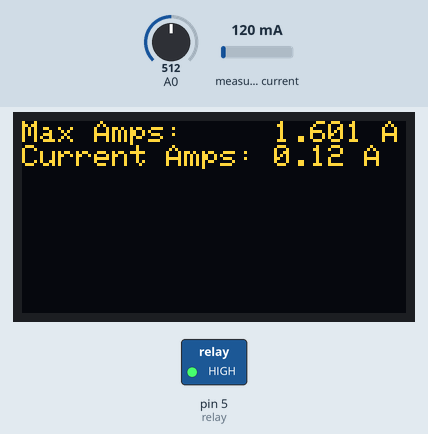
Bench run of a sketch on a simulated Arduino Uno, built with avr-gcc and run on an emulated ATmega328P. On the bench: 128×64 one-colour display, switched loads named in the sketch (green lamp = pin HIGH). The inputs (shaded band) are chosen by the test bench; at power-on: measured current 120 mA, A0 = 512. The OLED is the two-colour kind (top 16 rows yellow); the display library's start-up logo is not drawn.

Above: at 3.2 s.
3.3 s: measured current set to 1565 mA
At 4.0 s:
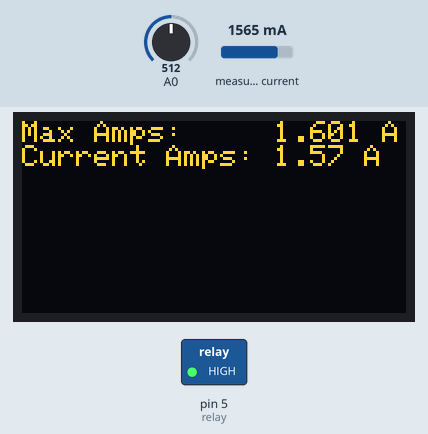
4.8 s: measured current set to 1629 mA
At 5.4 s:
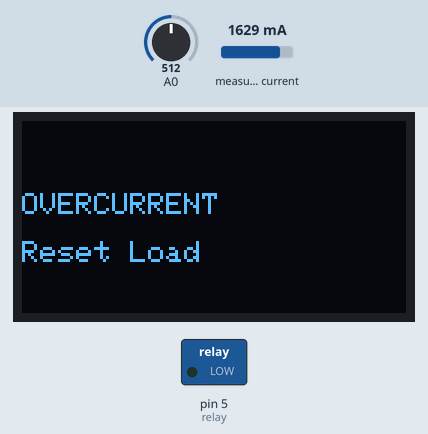
At 54.91 s:
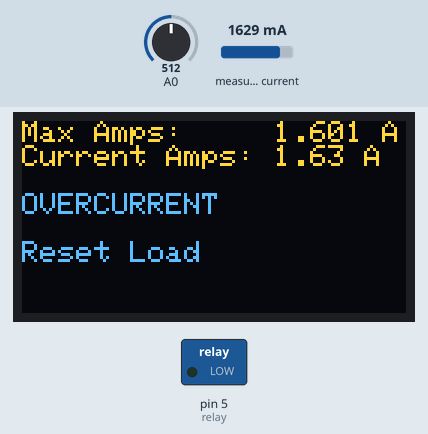
Timing chart, 0 to 56.4 s (numbered marks = the images above; inputs shaded):
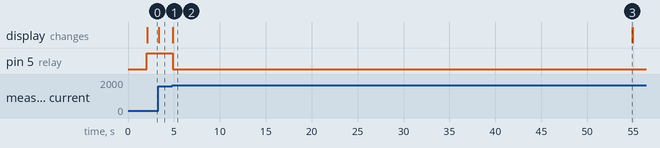

The sketch:

arduino_current_control.ino
```cpp
/*
 * Arduino Current Control
 *
 * learnelectronics
 * 08 MAR 2017
 *
 * www.youtube.com/c/learnelectronics
 * arduino0169@gmail.com
 */


//-------------------------------------------------------------------------------------------------------
//                                             LIBRARIES
//-------------------------------------------------------------------------------------------------------
#include <Wire.h>                                     //for I2C comms with OLED & INA219
#include <Adafruit_SSD1306.h>                         //for OLED Screen
#include <INA219.h>


//-------------------------------------------------------------------------------------------------------
//                                               DEFINES
//-------------------------------------------------------------------------------------------------------
#define OLED_RESET 4                                  //reset pin for OLED not used
#define relay      5                                  //relay on digital 5


//-------------------------------------------------------------------------------------------------------
//                                          LIBRARY OBJECTS
//-------------------------------------------------------------------------------------------------------
Adafruit_SSD1306 display(OLED_RESET);                 //create instance of oled called display
INA219 monitor;                                       //create instance of ina219 called monitor


//-------------------------------------------------------------------------------------------------------
//                                            VARIABLES
//-------------------------------------------------------------------------------------------------------
int pot = 0.000;                                      //to store analog read of pot on A0
float iMax = 0.000;                                   //pot mapped value
float iSet = 0;                                       //iMax in milliAmps
float iNow = 0;                                       //the current curent (lol)

//-------------------------------------------------------------------------------------------------------
//                                                SETUP
//-------------------------------------------------------------------------------------------------------

void setup()   {
  Serial.begin(9600);                                 //serial comms for debug
  display.begin(SSD1306_SWITCHCAPVCC, 0x3C);          //begin oled @ hex addy 0x3C
  monitor.begin();                                    //begin monitor
  display.display();                                  //prepare oled
  delay(2000);
  display.clearDisplay();
  pinMode(relay,OUTPUT);                              //set relay as output
  digitalWrite(relay,HIGH);                           //turn on relay


}

//-------------------------------------------------------------------------------------------------------
//                                             MAIN LOOP
//-------------------------------------------------------------------------------------------------------
void loop() {

  pot = analogRead(A0);                               //read A0
  iMax = map(pot,0,1023,0,3200);                      //map A0 to 3200 (ina219 max I = 3.2A)
  iSet = iMax/1000;                                   //store maxamps in milliamps
  iNow = (monitor.shuntCurrent());                    //get current current

  /*
   *
   *                                                  //for debugging
  Serial.print("iSet ");
  Serial.println(iSet);
  Serial.print("iNow ");
  Serial.println(iNow);
  Serial.print("cut ");
  Serial.println(cut);
*/


  display.setTextSize(1);                            //set text size
  display.setTextColor(WHITE);                       //set text color
  display.setCursor(0,0);                            //cursr to upper left
  display.print("Max Amps:     ");                   //print title to buffer
  display.print(iSet,3);                             //print iSet to 3 places to buffer
  display.println(" A");                             //print units to buffer
  display.print("Current Amps: ");
  display.print(iNow);
  display.println(" A");
  display.display();                                 //show whats in buffer
  display.clearDisplay();                            //clear buffer so we dont overwrite

  if(iSet<iNow){                                      //if we are over our set current

    display.clearDisplay();                           //clear display
    digitalWrite(relay,LOW);                          //cut power to load
    display.println(" ");                             //give some info & warnings
    display.println("OVERCURRENT");
    display.println(" ");
    display.println("Reset Load");
    display.display();
    delay(50000);                                     //wait 50 seconds
  }


}
```

Measured:
- the behaviour switches between 1601 and 1602 mA on measured current (found by bisection; images 1 and 2)
- after the input at 3.3 s, the display: changes at once (image 1)
- after the input at 4.8 s, pin 5 (relay): HIGH → LOW after 0.05 s; the display: first changes after 0.05 s (image 2 shows a later state)
- what the display in image 2 shows lasts 50.0 s, from 4.9 s to 54.9 s
